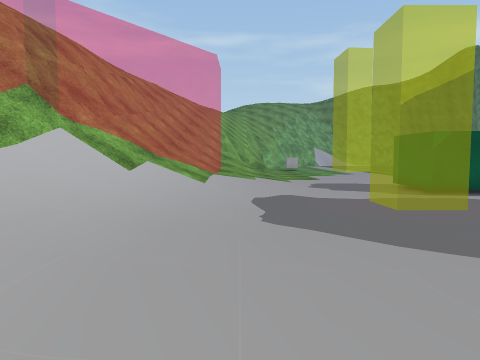
view 1 (above)

22 first-person views from a walk through a scene from a Unity 3-D project. The camera is 1.3 m above the floor, tilts 4° down and sees 70° across. The floor is counted in squares, 1 m on a side. Each view is taken from the middle of a square. On the plan, view 1 faces up. The plan holds only what a view shows up to about 15 squares ahead; the rest is blank. The place goes on beyond the plan. The player character is not drawn. Some animated figures are left out. Some surface patterns are stand-ins.

view 2
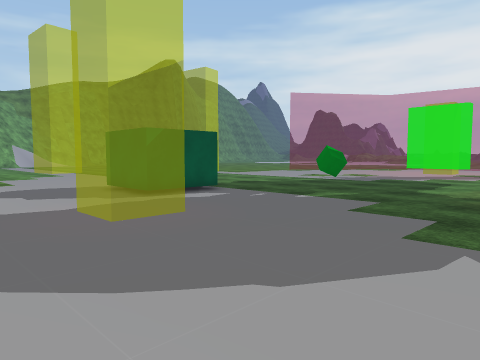

view 3
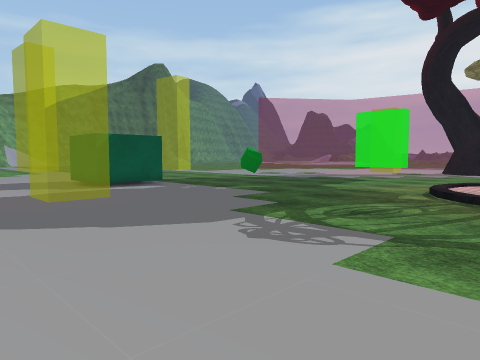

view 4
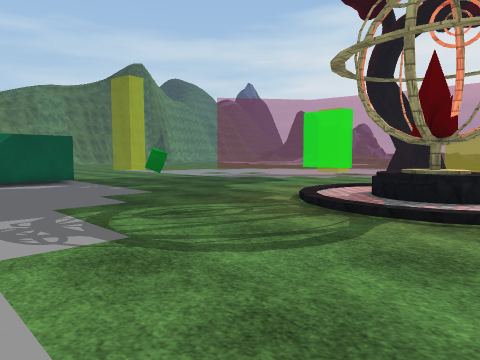

view 5
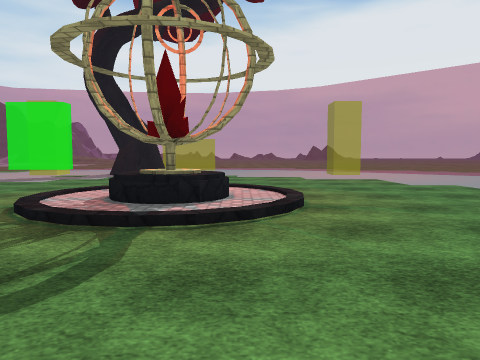

view 6
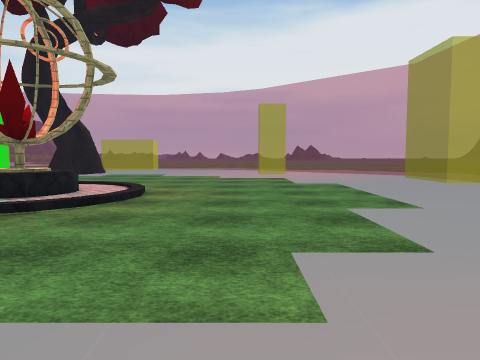

view 7
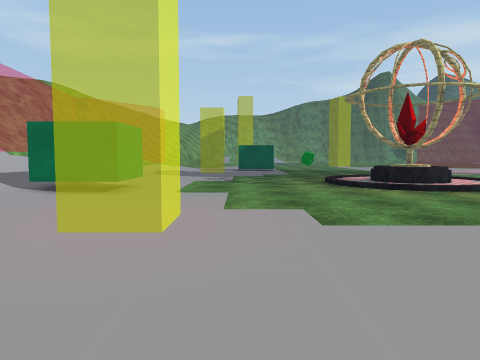

view 8
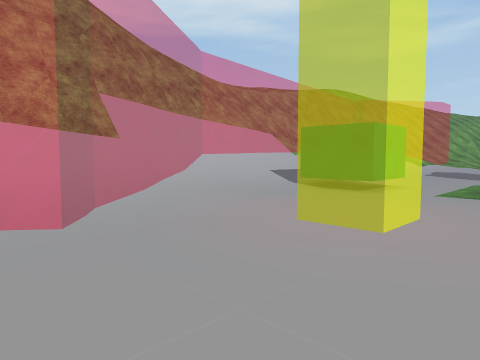

view 9
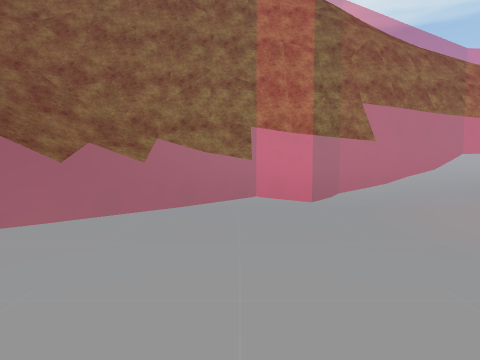

view 10
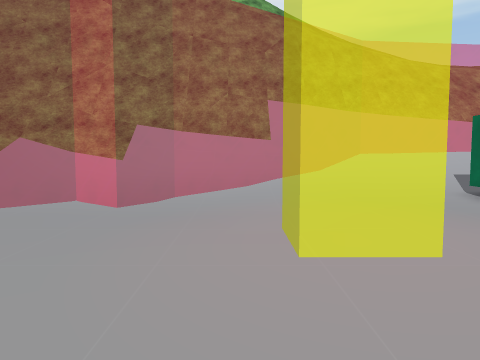

view 11
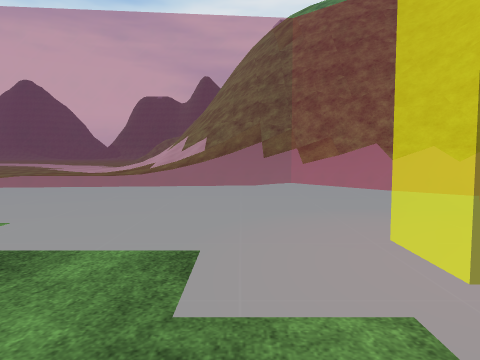

view 12
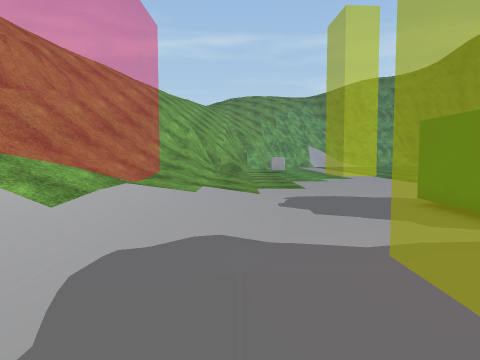

view 13
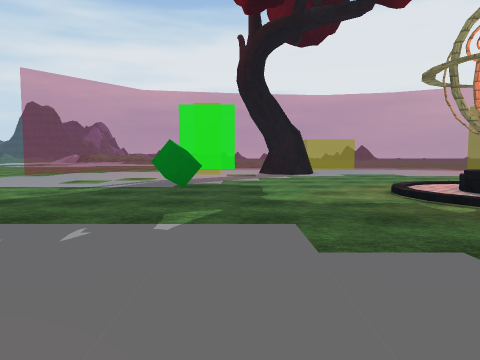

view 14
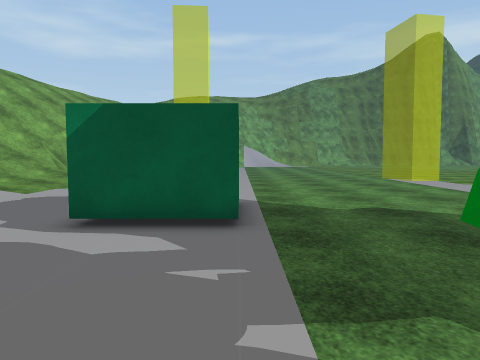

view 15
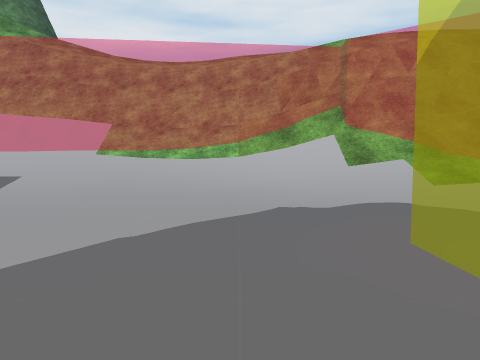

view 16
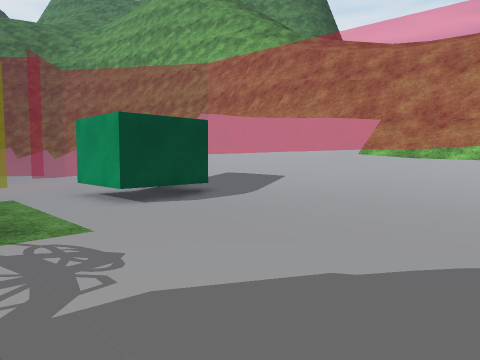

view 17
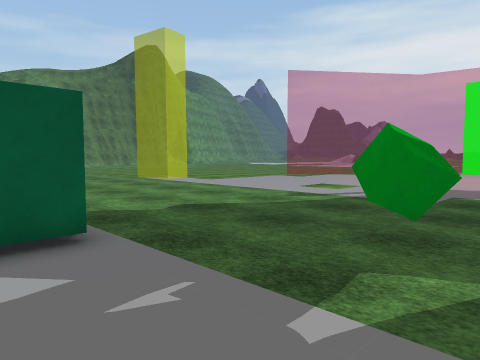

view 18
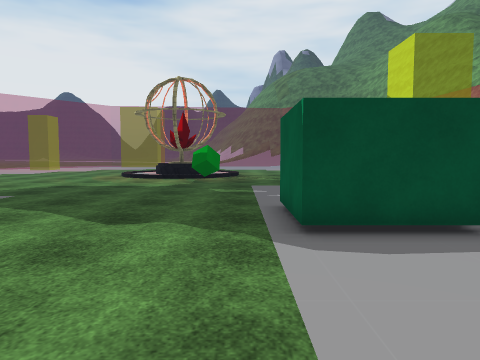

view 19
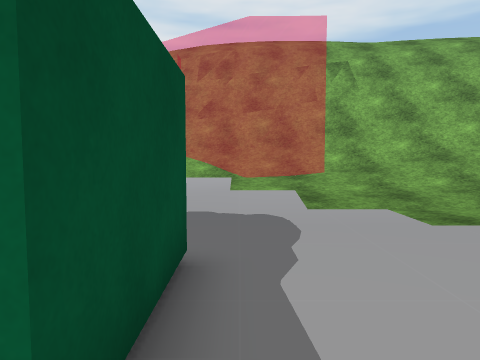

view 20
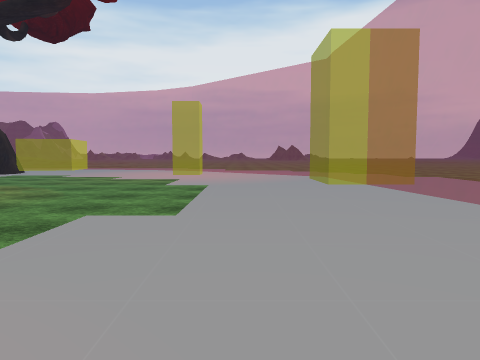

view 21
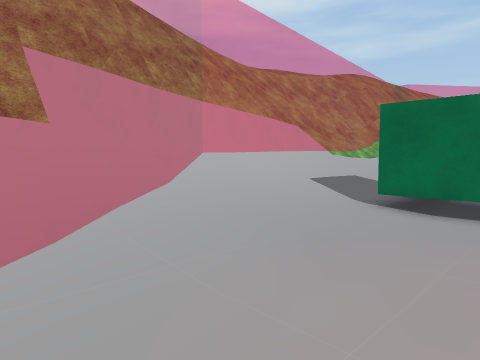

view 22
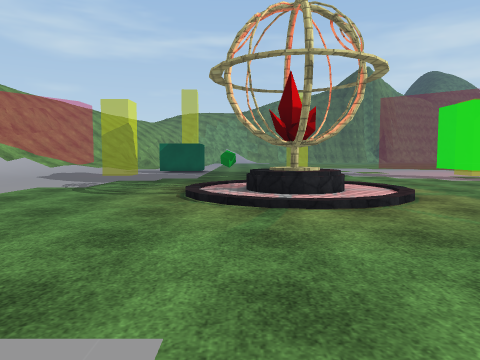

### Floor plan
Key: @ floor where view 1 was taken; # wall or solid block; . main floor; : floor 0.25 m higher than the main floor; + floor 0.5 m higher than the main floor; / step, stairs or slope; = window, fence, low wall or low ledge; C green cube; F fountain.
Columns run from 5 left of view 1 to 20 right of it. Each row starts with its distance up from view 1.
 21 ////////.................
 20 ////////.................
 19 ////=//..................
 18 =//==//.................
 17 =//==:/..................
 16 =/===:/...................
 15 #===+//.....####..........
 14 ===///......#  #..........
 13 ==////......#  #..........
 12 ==////......####.........
 11 =////:...................
 10 =////....   ..............
  9 ////:....   .....C........
  8 ////.............C........
  7 ////......................
  6 ////......................
  5 ////......................
  4 ////......................
  3 ////......................
  2 ////................/....
  1 ////............../   /..
  0 =///.@.........../
 -1 =///............/  FFF
 -2 =///............/ FFFF  ..
 -3 =///.####......./  FFF  ..
 -4 =///.   #......../     /..
 -5 =///.   #........./.  /...
 -6 =///.####.........../.....
 -7 =///......................
 -8 =///......................
 -9 ==//:.....................
-10 ===/:.....................
-11 ====:....   ..............
-12 #===:....   ..............
-13 //===.....................
-14 ///===....................
-15 #//===....................
-16 =///====..................
-17 =///===...................
-18 =///===...................
-19 =////===..................
-20 =////====.................
-21 =//////===..........======
-22 #==/////==================

Positions as (right, up) in squares from view 1, and headings:
1: (0, 0), facing up
2: (1, 2), facing up-right
3: (1, -2), facing up-right
4: (4, -5), facing up-right
5: (5, -4), facing right
6: (4, -9), facing right
7: (7, -18), facing up
8: (8, -18), facing up-left
9: (11, -18), facing left
10: (10, -13), facing left
11: (8, -7), facing down
12: (2, 6), facing up
13: (4, 7), facing right
14: (10, 6), facing up
15: (9, 6), facing left
16: (7, 6), facing down-left
17: (8, 7), facing up-right
18: (11, 21), facing down
19: (11, 16), facing left
20: (5, -15), facing right
21: (3, -14), facing up-left
22: (13, -14), facing up
